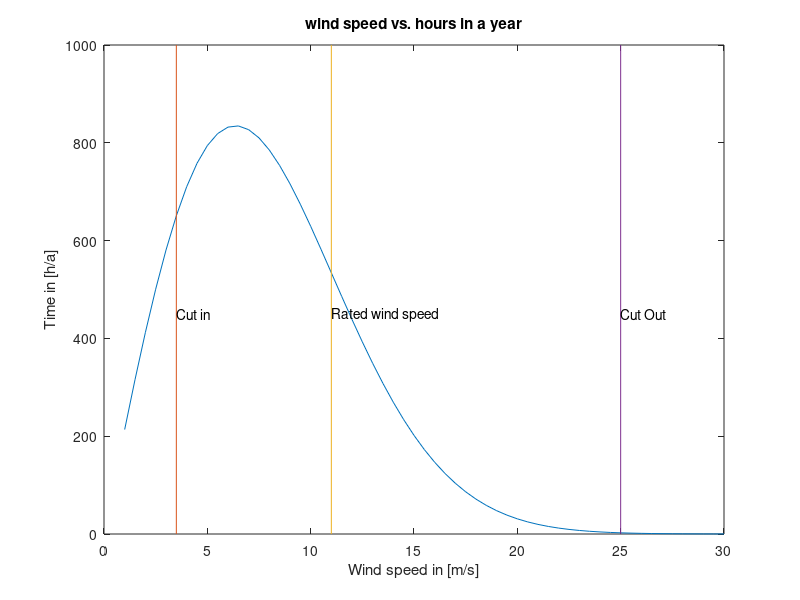
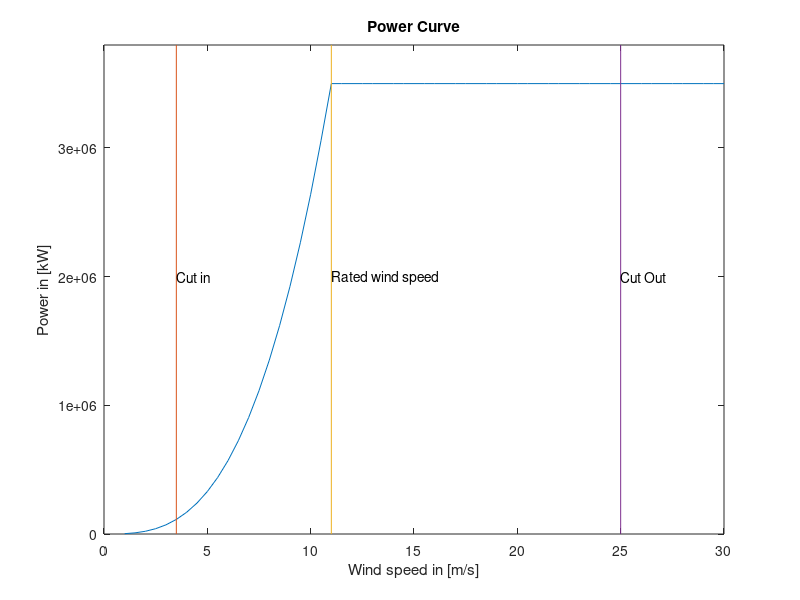
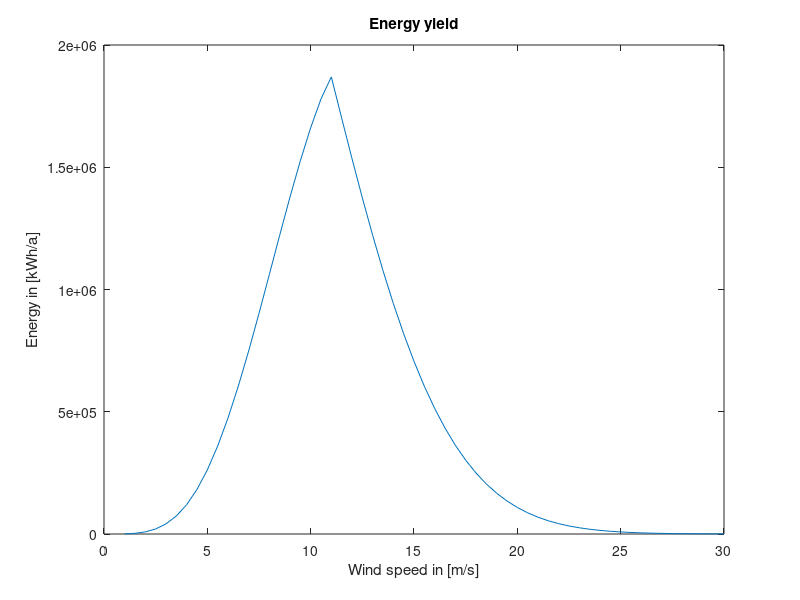
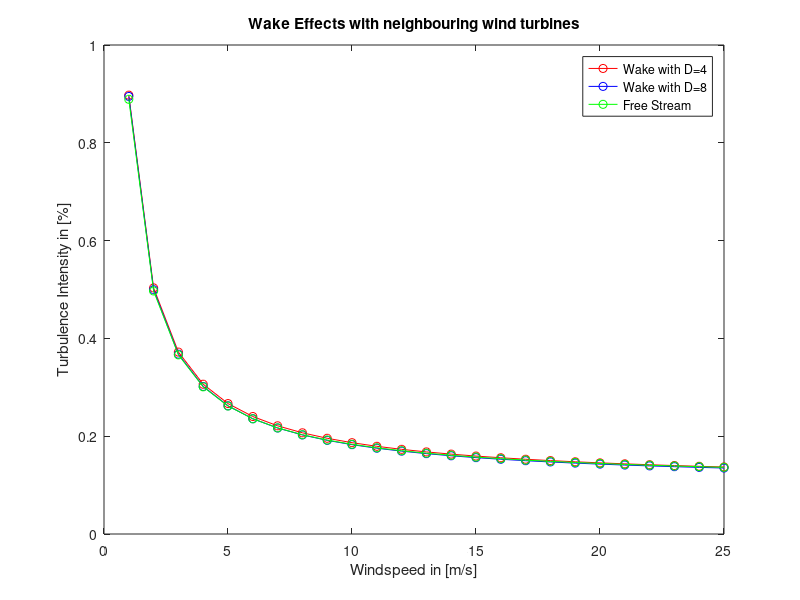

These charts were generated, in order, by the following MATLAB code:
%% Task 1 Wind Speed vs hours per year
cut_in_ws = 3.5
cut_out_ws = 25
rated_ws = 11
data = wblpdf(1:0.5:30,9,2)
data = data*8760

figure;
plot(1:0.5:30,data)
y1=get(gca,'ylim')
hold on
plot([cut_in_ws cut_in_ws],y1)
text(cut_in_ws,450,'Cut in')
plot([rated_ws rated_ws],y1)
text(rated_ws,450,'Rated wind speed')
plot([cut_out_ws cut_out_ws],y1)
text(cut_out_ws,450,'Cut Out')
title('wind speed vs. hours in a year')
xlabel('Wind speed in [m/s]')
ylabel('Time in [h/a]')
saveas(gcf,'windspeed_vs_hours_year.png')
hold off
%% Power Curve
rho = 1.225
total_eff = 0.4705
R = 54.0

power = @(V) 0.5*rho*total_eff*pi*R^2*V^3;
j=1;
for i= 1:0.5:30
    data_power(j) = power(i);
    if data_power(j) > 3500000
        data_power(j) = 3500000;
    end
    j = j +1;
end

figure;
plot(1:0.5:30, data_power)
y1 = [0 3800000];
hold on
plot([cut_in_ws cut_in_ws],y1)
text(cut_in_ws,2000000,'Cut in')
plot([rated_ws rated_ws],y1)
text(rated_ws,2000000,'Rated wind speed')
plot([cut_out_ws cut_out_ws],y1)
text(cut_out_ws,2000000,'Cut Out')
axis([0,30,0,3800000])
title('Power Curve')
xlabel('Wind speed in [m/s]')
ylabel('Power in [kW]')
saveas(gcf,'power_curve.png')
hold off

%% Energy-Yield
for i= 1:length(data_power)
    energy_yield(i) = data_power(i)/1000*data(i);
end
figure;
plot(1:0.5:30, energy_yield)
title('Energy yield')
xlabel('Wind speed in [m/s]')
ylabel('Energy in [kWh/a]')
saveas(gcf, 'energy_yield.png')

total_energy_yield = sum(energy_yield);
disp('Sum Energy yield in [kWh/a]')
disp(total_energy_yield)
disp('Money 100 % available 0.08 € / kWh')
disp(total_energy_yield*0.08)
disp('Money 95 % available 0.08 € / kWh')
disp(total_energy_yield*0.08*0.95)
disp('Difference in Money')
disp(total_energy_yield*0.08-total_energy_yield*0.08*0.95)

%% Calculate Turbulence Intensity for different wind speeds
I_ref_b = 0.14;

% According to NTM, Slide 6
count = 1;
for i = 1:25
    sigma(count) = I_ref_b*(0.75*i+5.6);
    turbulence_intensity(count) = sigma(count)/i;
    count = count + 1 ;
end

disp('Turbulence Intensity')
disp(turbulence_intensity)
%% Wake Conditions
count = 1;
p_w = 0.06;
N = 1;
di_4 = 4;
di_8 = 8;

%According to Frandsen, Slide 7
for i = 1:25
    sigma_t(count,1) = sqrt(0.9*i^2/(1.5+0.3*di_4*sqrt(i))^2+sigma(count));
    sigma_t(count,2) = sqrt(0.9*i^2/(1.5+0.3*di_8*sqrt(i))^2+sigma(count));
    I_eff_4(count) = 1/i*((1-N*p_w)*sigma(count)^4+p_w*sigma_t(count,1)^4)^(1/4);
    I_eff_8(count) = 1/i*((1-N*p_w)*sigma(count)^4+p_w*sigma_t(count,2)^4)^(1/4);

    count = count + 1 ;
end

figure;
plot(I_eff_4,'-or');
hold on;
plot(I_eff_8,'-ob');
plot(turbulence_intensity,'-og');
xlabel('Windspeed in [m/s]');
ylabel('Turbulence Intensity in [%]');
title('Wake Effects with neighbouring wind turbines');
legend('Wake with D=4', 'Wake with D=8', 'Free Stream');
saveas(gcf, 'wake_effects_5.png')

disp('I_eff_4, for ws 5,10,15,25');
disp(I_eff_4(5));
disp(I_eff_4(10));
disp(I_eff_4(15));
disp(I_eff_4(25));

disp('I_eff_8, for ws 5,10,15,25');
disp(I_eff_8(5));
disp(I_eff_8(10));
disp(I_eff_8(15));
disp(I_eff_8(25));
